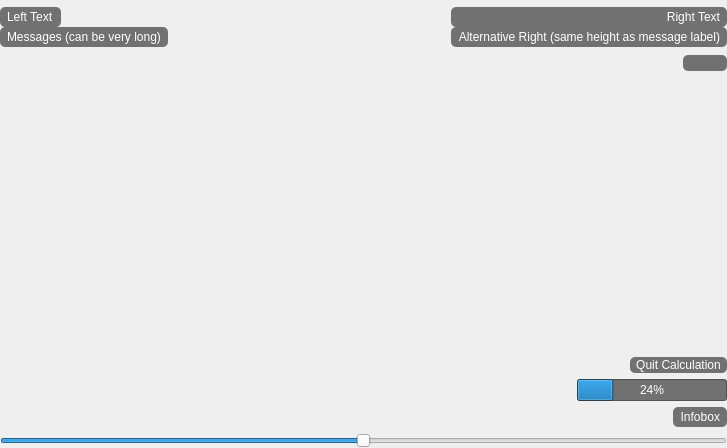
<?xml version="1.0" encoding="UTF-8"?>
<ui version="4.0">
        <class>HeadUpDisplay</class>
        <widget class="QWidget" name="HeadUpDisplay">
                <property name="geometry">
                        <rect>
                                <x>0</x>
                                <y>0</y>
                                <width>727</width>
                                <height>448</height>
                        </rect>
                </property>
                <property name="windowTitle">
                        <string>Form</string>
                </property>
                <layout class="QVBoxLayout" name="verticalLayout">
                        <property name="spacing">
                                <number>0</number>
                        </property>
                        <property name="leftMargin">
                                <number>0</number>
                        </property>
                        <property name="topMargin">
                                <number>0</number>
                        </property>
                        <property name="rightMargin">
                                <number>0</number>
                        </property>
                        <property name="bottomMargin">
                                <number>0</number>
                        </property>
                        <item>
                                <layout class="QHBoxLayout" name="horizontalLayout_6">
                                        <property name="topMargin">
                                                <number>0</number>
                                        </property>
                                        <item>
                                                <spacer name="horizontalSpacer_3">
                                                        <property name="orientation">
                                                                <enum>Qt::Horizontal</enum>
                                                        </property>
                                                        <property name="sizeHint" stdset="0">
                                                                <size>
                                                                        <width>40</width>
                                                                        <height>1</height>
                                                                </size>
                                                        </property>
                                                </spacer>
                                        </item>
                                        <item>
                                                <spacer name="horizontalSpacer_6">
                                                        <property name="orientation">
                                                                <enum>Qt::Horizontal</enum>
                                                        </property>
                                                        <property name="sizeHint" stdset="0">
                                                                <size>
                                                                        <width>40</width>
                                                                        <height>1</height>
                                                                </size>
                                                        </property>
                                                </spacer>
                                        </item>
                                </layout>
                        </item>
                        <item>
                                <layout class="QGridLayout" name="gridLayout">
                                        <property name="spacing">
                                                <number>0</number>
                                        </property>
                                        <item row="0" column="3">
                                                <spacer name="verticalSpacer_3">
                                                        <property name="orientation">
                                                                <enum>Qt::Vertical</enum>
                                                        </property>
                                                        <property name="sizeType">
                                                                <enum>QSizePolicy::Fixed</enum>
                                                        </property>
                                                        <property name="sizeHint" stdset="0">
                                                                <size>
                                                                        <width>2</width>
                                                                        <height>6</height>
                                                                </size>
                                                        </property>
                                                </spacer>
                                        </item>
                                        <item row="1" column="3">
                                                <layout class="QHBoxLayout" name="horizontalLayout">
                                                        <item>
                                                                <widget class="QLabel" name="labelRight">
                                                                        <property name="sizePolicy">
                                                                                <sizepolicy hsizetype="Minimum" vsizetype="Preferred">
                                                                                        <horstretch>0</horstretch>
                                                                                        <verstretch>0</verstretch>
                                                                                </sizepolicy>
                                                                        </property>
                                                                        <property name="minimumSize">
                                                                                <size>
                                                                                        <width>0</width>
                                                                                        <height>20</height>
                                                                                </size>
                                                                        </property>
                                                                        <property name="styleSheet">
                                                                                <string notr="true">background: rgba(50,50,50, 170);
border-radius: 5px;
color : white;
padding-left: 4px;
padding-right: 4px;</string>
                                                                        </property>
                                                                        <property name="text">
                                                                                <string>Right Text</string>
                                                                        </property>
                                                                        <property name="alignment">
                                                                                <set>Qt::AlignRight|Qt::AlignTrailing|Qt::AlignVCenter</set>
                                                                        </property>
                                                                </widget>
                                                        </item>
                                                </layout>
                                        </item>
                                        <item row="3" column="0">
                                                <widget class="QLabel" name="labelMessages">
                                                        <property name="sizePolicy">
                                                                <sizepolicy hsizetype="Fixed" vsizetype="Preferred">
                                                                        <horstretch>0</horstretch>
                                                                        <verstretch>0</verstretch>
                                                                </sizepolicy>
                                                        </property>
                                                        <property name="styleSheet">
                                                                <string notr="true">background: rgba(50,50,50, 170);

border-radius: 5px;
color : white;
padding-left: 4px;
padding-right: 4px;</string>
                                                        </property>
                                                        <property name="text">
                                                                <string>Messages (can be very long)</string>
                                                        </property>
                                                </widget>
                                        </item>
                                        <item row="1" column="0">
                                                <widget class="QLabel" name="labelLeft">
                                                        <property name="sizePolicy">
                                                                <sizepolicy hsizetype="Fixed" vsizetype="Preferred">
                                                                        <horstretch>0</horstretch>
                                                                        <verstretch>0</verstretch>
                                                                </sizepolicy>
                                                        </property>
                                                        <property name="minimumSize">
                                                                <size>
                                                                        <width>0</width>
                                                                        <height>20</height>
                                                                </size>
                                                        </property>
                                                        <property name="baseSize">
                                                                <size>
                                                                        <width>0</width>
                                                                        <height>30</height>
                                                                </size>
                                                        </property>
                                                        <property name="styleSheet">
                                                                <string notr="true">background: rgba(50,50,50, 170);
border-radius: 5px;
color : white;
padding-left: 4px;
padding-right: 4px;</string>
                                                        </property>
                                                        <property name="text">
                                                                <string>Left Text</string>
                                                        </property>
                                                </widget>
                                        </item>
                                        <item row="3" column="1">
                                                <spacer name="horizontalSpacerMessages">
                                                        <property name="orientation">
                                                                <enum>Qt::Horizontal</enum>
                                                        </property>
                                                        <property name="sizeHint" stdset="0">
                                                                <size>
                                                                        <width>40</width>
                                                                        <height>20</height>
                                                                </size>
                                                        </property>
                                                </spacer>
                                        </item>
                                        <item row="3" column="3">
                                                <widget class="QLabel" name="labelOpposedToMessage">
                                                        <property name="styleSheet">
                                                                <string notr="true">background: rgba(50,50,50, 170);
border-radius: 5px;
color : white;
padding-left: 4px;
padding-right: 4px;</string>
                                                        </property>
                                                        <property name="text">
                                                                <string>Alternative Right (same height as message label)</string>
                                                        </property>
                                                        <property name="alignment">
                                                                <set>Qt::AlignRight|Qt::AlignTrailing|Qt::AlignVCenter</set>
                                                        </property>
                                                </widget>
                                        </item>
                                </layout>
                        </item>
                        <item>
                                <layout class="QHBoxLayout" name="horizontalLayout_4">
                                        <property name="topMargin">
                                                <number>6</number>
                                        </property>
                                        <property name="bottomMargin">
                                                <number>6</number>
                                        </property>
                                        <item>
                                                <spacer name="horizontalSpacer">
                                                        <property name="orientation">
                                                                <enum>Qt::Horizontal</enum>
                                                        </property>
                                                        <property name="sizeHint" stdset="0">
                                                                <size>
                                                                        <width>40</width>
                                                                        <height>20</height>
                                                                </size>
                                                        </property>
                                                </spacer>
                                        </item>
                                        <item>
                                                <widget class="QPushButton" name="btnPopupSettings">
                                                        <property name="styleSheet">
                                                                <string notr="true">QObject{
background: rgba(50,50,50, 170);
color : white;
}
#btnPopupSettings {
background: rgba(50,50,50, 170);
border-radius: 5px;
color : white;
padding-left: 6px;
padding-right: 6px;
padding-top:1px;
padding-bottom: 1px;
}</string>
                                                        </property>
                                                        <property name="text">
                                                                <string/>
                                                        </property>
                                                        <property name="icon">
                                                                <iconset resource="../icons.qrc">
                                                                        <normaloff>:/icons/configure-dark.svg</normaloff>:/icons/configure-dark.svg
                                                                </iconset>
                                                        </property>
                                                        <property name="iconSize">
                                                                <size>
                                                                        <width>32</width>
                                                                        <height>48</height>
                                                                </size>
                                                        </property>
                                                </widget>
                                        </item>
                                </layout>
                        </item>
                        <item>
                                <layout class="QGridLayout" name="gridLayout_2">
                                        <property name="leftMargin">
                                                <number>0</number>
                                        </property>
                                        <property name="topMargin">
                                                <number>0</number>
                                        </property>
                                        <property name="rightMargin">
                                                <number>0</number>
                                        </property>
                                        <property name="bottomMargin">
                                                <number>6</number>
                                        </property>
                                        <property name="spacing">
                                                <number>0</number>
                                        </property>
                                        <item row="1" column="3">
                                                <spacer name="horizontalSpacer_5">
                                                        <property name="orientation">
                                                                <enum>Qt::Horizontal</enum>
                                                        </property>
                                                        <property name="sizeHint" stdset="0">
                                                                <size>
                                                                        <width>40</width>
                                                                        <height>20</height>
                                                                </size>
                                                        </property>
                                                </spacer>
                                        </item>
                                        <item row="2" column="1">
                                                <spacer name="verticalSpacer_2">
                                                        <property name="orientation">
                                                                <enum>Qt::Vertical</enum>
                                                        </property>
                                                        <property name="sizeHint" stdset="0">
                                                                <size>
                                                                        <width>20</width>
                                                                        <height>40</height>
                                                                </size>
                                                        </property>
                                                </spacer>
                                        </item>
                                        <item row="0" column="1">
                                                <spacer name="verticalSpacer">
                                                        <property name="orientation">
                                                                <enum>Qt::Vertical</enum>
                                                        </property>
                                                        <property name="sizeHint" stdset="0">
                                                                <size>
                                                                        <width>20</width>
                                                                        <height>40</height>
                                                                </size>
                                                        </property>
                                                </spacer>
                                        </item>
                                        <item row="1" column="0">
                                                <spacer name="horizontalSpacer_4">
                                                        <property name="orientation">
                                                                <enum>Qt::Horizontal</enum>
                                                        </property>
                                                        <property name="sizeHint" stdset="0">
                                                                <size>
                                                                        <width>40</width>
                                                                        <height>20</height>
                                                                </size>
                                                        </property>
                                                </spacer>
                                        </item>
                                        <item row="8" column="3">
                                                <layout class="QHBoxLayout" name="horizontalLayout_2">
                                                        <property name="spacing">
                                                                <number>0</number>
                                                        </property>
                                                        <property name="topMargin">
                                                                <number>0</number>
                                                        </property>
                                                        <property name="rightMargin">
                                                                <number>0</number>
                                                        </property>
                                                        <property name="bottomMargin">
                                                                <number>0</number>
                                                        </property>
                                                        <item>
                                                                <spacer name="horizontalSpacer_2">
                                                                        <property name="orientation">
                                                                                <enum>Qt::Horizontal</enum>
                                                                        </property>
                                                                        <property name="sizeHint" stdset="0">
                                                                                <size>
                                                                                        <width>40</width>
                                                                                        <height>2</height>
                                                                                </size>
                                                                        </property>
                                                                </spacer>
                                                        </item>
                                                        <item>
                                                                <widget class="QPushButton" name="buttonQuitCalculation">
                                                                        <property name="sizePolicy">
                                                                                <sizepolicy hsizetype="Fixed" vsizetype="Fixed">
                                                                                        <horstretch>0</horstretch>
                                                                                        <verstretch>0</verstretch>
                                                                                </sizepolicy>
                                                                        </property>
                                                                        <property name="layoutDirection">
                                                                                <enum>Qt::LeftToRight</enum>
                                                                        </property>
                                                                        <property name="styleSheet">
                                                                                <string notr="true">background: rgba(50,50,50, 170);

border-radius: 5px;
color : white;
padding-left: 6px;
padding-right: 6px;
padding-top:1px;
padding-bottom: 1px;</string>
                                                                        </property>
                                                                        <property name="text">
                                                                                <string>Quit Calculation</string>
                                                                        </property>
                                                                        <property name="icon">
                                                                                <iconset theme="process-stop">
                                                                                        <normalon>:/icons/process-stop.svg</normalon>
                                                                                </iconset>
                                                                        </property>
                                                                        <property name="flat">
                                                                                <bool>true</bool>
                                                                        </property>
                                                                </widget>
                                                        </item>
                                                </layout>
                                        </item>
                                        <item row="1" column="1">
                                                <widget class="QProgressIndicator" name="spinningWheelWidget" native="true">
                                                        <property name="minimumSize">
                                                                <size>
                                                                        <width>100</width>
                                                                        <height>100</height>
                                                                </size>
                                                        </property>
                                                </widget>
                                        </item>
                                </layout>
                        </item>
                        <item>
                                <layout class="QHBoxLayout" name="layoutProgressBar">
                                        <property name="spacing">
                                                <number>12</number>
                                        </property>
                                        <property name="sizeConstraint">
                                                <enum>QLayout::SetMaximumSize</enum>
                                        </property>
                                        <property name="topMargin">
                                                <number>0</number>
                                        </property>
                                        <property name="bottomMargin">
                                                <number>0</number>
                                        </property>
                                        <item>
                                                <spacer name="progressBarSpacer">
                                                        <property name="orientation">
                                                                <enum>Qt::Horizontal</enum>
                                                        </property>
                                                        <property name="sizeType">
                                                                <enum>QSizePolicy::Expanding</enum>
                                                        </property>
                                                        <property name="sizeHint" stdset="0">
                                                                <size>
                                                                        <width>40</width>
                                                                        <height>20</height>
                                                                </size>
                                                        </property>
                                                </spacer>
                                        </item>
                                        <item>
                                                <widget class="QProgressBar" name="progressBar">
                                                        <property name="sizePolicy">
                                                                <sizepolicy hsizetype="Fixed" vsizetype="Fixed">
                                                                        <horstretch>0</horstretch>
                                                                        <verstretch>0</verstretch>
                                                                </sizepolicy>
                                                        </property>
                                                        <property name="minimumSize">
                                                                <size>
                                                                        <width>150</width>
                                                                        <height>0</height>
                                                                </size>
                                                        </property>
                                                        <property name="baseSize">
                                                                <size>
                                                                        <width>0</width>
                                                                        <height>0</height>
                                                                </size>
                                                        </property>
                                                        <property name="styleSheet">
                                                                <string notr="true">background: rgba(50,50,50, 170);
color : white;
                                                                </string>
                                                        </property>
                                                        <property name="value">
                                                                <number>24</number>
                                                        </property>
                                                </widget>
                                        </item>
                                </layout>
                        </item>
                        <item>
                                <layout class="QHBoxLayout" name="horizontalLayout_3">
                                        <property name="topMargin">
                                                <number>6</number>
                                        </property>
                                        <property name="bottomMargin">
                                                <number>6</number>
                                        </property>
                                        <item>
                                                <spacer name="spacerInfoBox">
                                                        <property name="orientation">
                                                                <enum>Qt::Horizontal</enum>
                                                        </property>
                                                        <property name="sizeHint" stdset="0">
                                                                <size>
                                                                        <width>40</width>
                                                                        <height>20</height>
                                                                </size>
                                                        </property>
                                                </spacer>
                                        </item>
                                        <item>
                                                <widget class="QLabel" name="labelInfoBox">
                                                        <property name="sizePolicy">
                                                                <sizepolicy hsizetype="Fixed" vsizetype="Preferred">
                                                                        <horstretch>0</horstretch>
                                                                        <verstretch>0</verstretch>
                                                                </sizepolicy>
                                                        </property>
                                                        <property name="styleSheet">
                                                                <string notr="true">background: rgba(50,50,50, 170);
border-radius: 5px;
color : white;
padding-left: 4px;
padding-right: 4px;</string>
                                                        </property>
                                                        <property name="text">
                                                                <string>Infobox</string>
                                                        </property>
                                                        <property name="alignment">
                                                                <set>Qt::AlignRight|Qt::AlignTrailing|Qt::AlignVCenter</set>
                                                        </property>
                                                </widget>
                                        </item>
                                </layout>
                        </item>
                        <item>
                                <widget class="QSlider" name="slider">
                                        <property name="styleSheet">
                                                <string notr="true"/>
                                        </property>
                                        <property name="maximum">
                                                <number>1000</number>
                                        </property>
                                        <property name="value">
                                                <number>500</number>
                                        </property>
                                        <property name="orientation">
                                                <enum>Qt::Horizontal</enum>
                                        </property>
                                </widget>
                        </item>
                </layout>
        </widget>
        <customwidgets>
                <customwidget>
                        <class>QProgressIndicator</class>
                        <extends>QWidget</extends>
                        <header>QProgressIndicator.hpp</header>
                        <container>1</container>
                </customwidget>
        </customwidgets>
        <resources>
                <include location="../icons.qrc"/>
        </resources>
        <connections/>
</ui>
